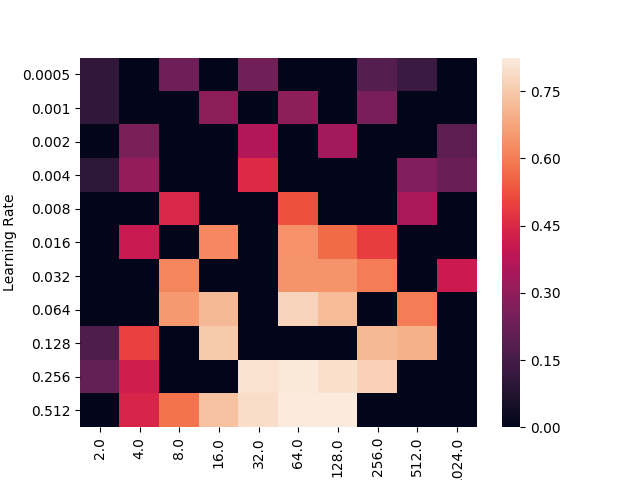

Generate this figure with Python:
import argparse
import numpy as np; np.random.seed(0)
import matplotlib
matplotlib.use('Agg')
import matplotlib.pyplot as plt
import seaborn as sns
import pandas as pd

parser = argparse.ArgumentParser(description='ログファイルからヒートマップを作成します')
parser.add_argument('input', type=str,
                    help='ログファイル')
args = parser.parse_args()

lr_value_list = [0.0005, 0.001, 0.002, 0.004, 0.008, 0.016, 0.032, 0.064,0.128, 0.256, 0.512]#縦
batchsize_value_list = [2, 4, 8, 16, 32, 64, 128, 256, 512, 1024]#横
dataset =  np.zeros((len(lr_value_list), len(batchsize_value_list)))
with open(args.input,"r") as f:
    lr = 0
    batchsize = 0
    acc = 0
    for line in f:
        line = line.rstrip()
        if "batchsize" in line:
            line = line.split(" ")
            lr = float(line[1])
            batchsize = int(line[3])
        if "PERFORMANCE" in line:
            acc = float(line.split(" ")[4].rstrip("%")) / 100
            lr_index = lr_value_list.index(lr)
            batchsize_index = batchsize_value_list.index(batchsize)
            if dataset[lr_index, batchsize_index] < acc:   
                dataset[lr_index, batchsize_index] = acc
print(dataset)

df = pd.DataFrame({ "Learning Rate":[],
                    "Batch Size":[],
                    "Accuracy":[]
                    })
for i,lr in enumerate(lr_value_list):
    for j,batch_size in enumerate(batchsize_value_list):
        acc = dataset[i][j]
        ser = pd.Series([lr,batch_size,acc], index=df.columns, name=f"{i}_{j}")
        df = df.append(ser)
df = df.pivot("Learning Rate", "Batch Size", "Accuracy")
sns.heatmap(df)
# plt.show()
plt.savefig("plot.png")